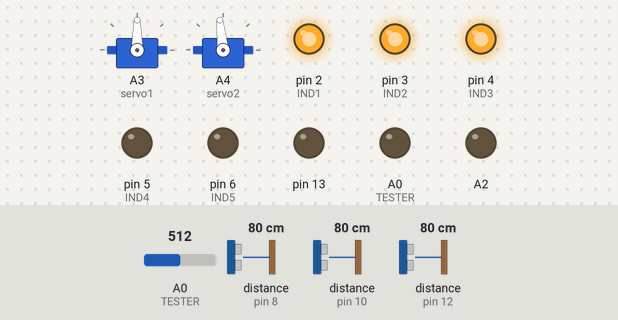
The sketch below on a simulated Arduino Uno, built with avr-gcc and run on an emulated ATmega328P. Parts: 2 × servo, output pins drawn as LEDs (lit = HIGH). Inputs (shaded band) come from the test bench; at power-on: A0 (TESTER) = 512, distance to the obstacle (sensors on pin 8, pin 10, pin 12) 80 cm. The echo pulse lasts 58.3 µs per cm; what the sketch prints to the serial monitor is not drawn.

Above: at 1.2 s.
1.3 s: A0 (TESTER) set to 611
4.3 s: A0 (TESTER) set to 638
At 5.5 s:
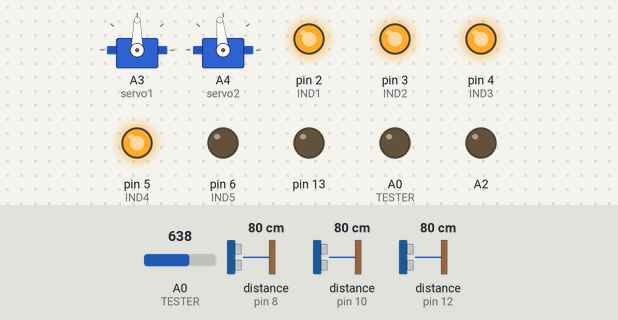
5.8 s: A0 (TESTER) set to 306
At 6.6 s:
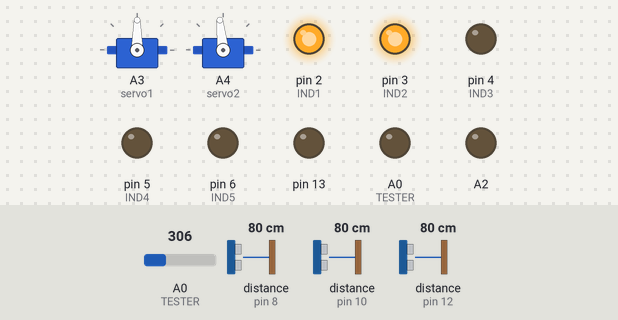
Timing chart, 0 to 8.8 s (numbered marks = the images above; inputs shaded):
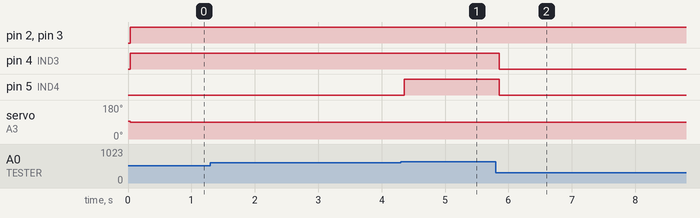

The sketch:

EurobotRobot_Y_V2.ino
```cpp
//***************************************************************EUROBOT_ROBOT********************************
//*******************************************Ultrasonic
#include "Ultrasonic.h"

Ultrasonic Ultrasonic_Straight (11, 12); // Trig - first, Echo - second
Ultrasonic Ultrasonic_Right    (9, 10);
Ultrasonic Ultrasonic_Left     (7, 8);

//*****************************************************************
//*****************************************Время работы программы
unsigned long time;
//*****************************************Индикация батареи
///*
#define IND1 2
#define IND2 3
#define IND3 4
#define IND4 5
#define IND5 6
#define TESTER A0 // порт для подключения батарейки
int data;
float voltage;
//*/
//******************************************************************
//******************************************Cервоприводы
#include <Servo.h>
Servo servo1;
Servo servo2;
//********************************************************************************************

void setup()
{
//*******************************************Ultrasonic


Serial.begin(9600);

//*******************************************Сервоприводы
servo1.attach(A3);
servo2.attach(A4);

servo1.write(95);
servo2.write(96.5);

//*****************************************Индикация батареи
pinMode(IND1, OUTPUT);
pinMode(IND2, OUTPUT);
pinMode(IND3, OUTPUT);
pinMode(IND4, OUTPUT);
pinMode(IND5, OUTPUT);
pinMode(TESTER, INPUT);
analogWrite(TESTER, LOW);
//*********************************************Перемычка

pinMode(A2, OUTPUT);

//********************************************Кнопка STOP

pinMode(13, OUTPUT);

}
//*****************************************************************************
void loop() {
//******************************************Сервоприводы

//servo1.write(-360);
//servo2.write(360);

//*******************************************Ultrasonic

  float u_r = Ultrasonic_Right.Ranging(CM);     // get distance
  float u_s = Ultrasonic_Straight.Ranging(CM);     // get distance
  float u_l = Ultrasonic_Left.Ranging(CM);     // get distance
// /*
  Serial.print    ("Ultrasonic_Right:");
  Serial.print    (u_r);
  Serial.print    ("     ");
  Serial.print    ("Ultrasonic_Straight:");
  Serial.print    (u_s);
  Serial.print    ("     ");
  Serial.print    ("Ultrasonic_Left:");
  Serial.println  (u_l);        // print the distance
//*/

//*****************************Начало логики поворотов
                                    //    servo1.write(95);
                                    //    servo2.write(96.5);
                      //servo1.write(-360);
                      //servo2.write(360);
                     //  servo2.write(100); замедленно
//************************************Логика позиционирования ПРАВАЯ ЛЕВАЯ стена


//******************************************************************************
//************************************Сценарий езды вдоль ПРАВОЙ ЛЕВОЙ стены
if  (u_l < 20)
{
 u_r = 0;
 servo1.write(90);
 }
if  (u_r > 20)
{
servo1.write(90);
}
else
{
servo1.write(-360);
servo2.write(360);
}

//********************************************************************


//*****************************************Индикация батареи
///*
data = analogRead(A0);
voltage = data * 0.0048;

  if ( voltage <= 1 )
{
      digitalWrite(IND1, HIGH);
      digitalWrite(IND2, HIGH);
      digitalWrite(IND3, HIGH);
      digitalWrite(IND4, LOW);
      digitalWrite(IND5, LOW);
}

 else if ( voltage >= 1 && voltage < 2 )
{
      digitalWrite(IND1, HIGH);
      digitalWrite(IND2, HIGH);
      digitalWrite(IND3, LOW);
      digitalWrite(IND4, LOW);
      digitalWrite(IND5, LOW);
}

  else if ( voltage >= 2 && voltage < 3 )
{
      digitalWrite(IND1, HIGH);
      digitalWrite(IND2, HIGH);
      digitalWrite(IND3, HIGH);
      digitalWrite(IND4, LOW);
      digitalWrite(IND5, LOW);
}

  else if ( voltage >= 3 && voltage < 4 )
{
      digitalWrite(IND1, HIGH);
      digitalWrite(IND2, HIGH);
      digitalWrite(IND3, HIGH);
      digitalWrite(IND4, HIGH);
      digitalWrite(IND5, LOW);
}

  else if ( voltage <= 5  )
{
      digitalWrite(IND1, HIGH);
      digitalWrite(IND2, HIGH);
      digitalWrite(IND3, HIGH);
      digitalWrite(IND4, HIGH);
      digitalWrite(IND5, HIGH);
}
   //   digitalWrite(IND1, LOW);
   //  digitalWrite(IND2, LOW);
    // digitalWrite(IND3, LOW);
    // digitalWrite(IND4, LOW);
   //  digitalWrite(IND5, LOW);

    //  delay (500);
//*/
//***************************************Время работы программы (сервы)
/*
time = millis();
if (time > 100000)
{
servo1.detach();
servo2.detach();
}
*/
//********************************************Перемычка Start
if (digitalRead(A2) == HIGH)
{
servo1.write(95);
servo2.write(96.5);
}
//else
//{
//servo1.write(-360);
//servo2.write(360);
//}
//*******************************************Кнопка STOP
if (digitalRead(13) == LOW )
{
 servo1.detach();
 servo2.detach();
}
//*******************************************Ультразву Центр
}
```

Measured:
- the behaviour switches between 624 and 625 on A0 (TESTER) (found by bisection; images 0 and 1)
- after the input at 1.3 s, every drawn part: stays the same
- after the input at 4.3 s, pin 5 (IND4): LOW → HIGH after 0.06 s
- after the input at 5.8 s, pin 4 (IND3), pin 5 (IND4): HIGH → LOW after 0.06 s
